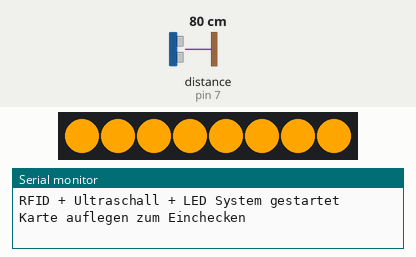
This sketch was run on a simulated Arduino Uno, built with avr-gcc and run on an emulated ATmega328P. On the bench: 8 RGB LEDs in strip order, left to right, the last lines printed to the serial monitor. Wiring (inferred from the names in the program): ultrasonic range finder: trigger pin 6; echo pin 7. The inputs (shaded band) are chosen by the test bench; at power-on: distance to the obstacle (sensor on pin 7) 80 cm. The echo pulse lasts 58.3 µs per cm.

Above: at 1.2 s.
1.3 s: distance to the obstacle (sensor on pin 7) set to 54 cm
4.3 s: distance to the obstacle (sensor on pin 7) set to 45 cm
At 5.2 s:
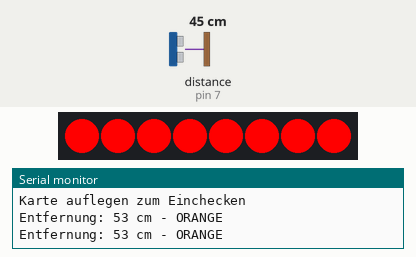
5.8 s: distance to the obstacle (sensor on pin 7) set to 120 cm
At 7.0 s:
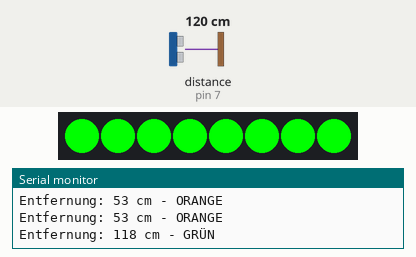
8.9 s: distance to the obstacle (sensor on pin 7) set to 60 cm
At 10.1 s:
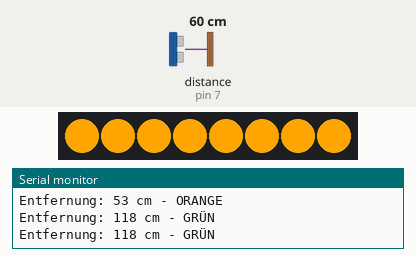
10.4 s: distance to the obstacle (sensor on pin 7) set to 250 cm
At 11.4 s:
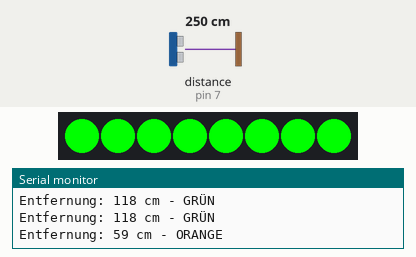
Timing chart, 0 to 12.9 s (numbered marks = the images above; inputs shaded):
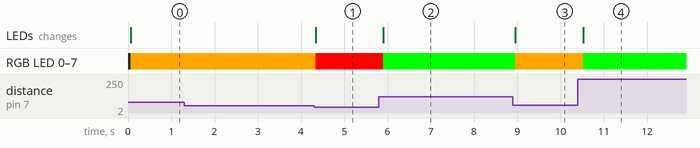

Measured:
- the behaviour switches between 51 and 50 cm on distance to the obstacle (sensor on pin 7) (found by bisection; images 0 and 1)
- after the input at 4.3 s, RGB LED 0–7: RGB(255, 165, 0) → RGB(255, 0, 0) after 0.05 s; the LEDs: change after 0.05 s (image 1)
- after the input at 5.8 s, RGB LED 0–7: RGB(255, 0, 0) → RGB(0, 255, 0) after 0.10 s; the LEDs: change after 0.10 s (image 2)
- after the input at 8.9 s, RGB LED 0–7: RGB(0, 255, 0) → RGB(255, 165, 0) after 0.05 s; the LEDs: change after 0.05 s (image 3)
- after the input at 10.4 s, RGB LED 0–7: RGB(255, 165, 0) → RGB(0, 255, 0) after 0.12 s; the LEDs: change after 0.12 s (image 4)

The sketch:

Programm.ino
```cpp
#include <SPI.h>
#include <MFRC522.h>
#include <Adafruit_NeoPixel.h>

// RFID Pins
#define SS_PIN 10
#define RST_PIN 9

// Ultraschall Pins
#define TRIG_PIN 6
#define ECHO_PIN 7

// LED-Leiste
#define LED_PIN 8
#define NUM_LEDS 8  // 8 LEDs auf deiner Leiste

MFRC522 mfrc522(SS_PIN, RST_PIN);
Adafruit_NeoPixel strip(NUM_LEDS, LED_PIN, NEO_GRB + NEO_KHZ800);

unsigned long cooldownStart = 0;
const unsigned long cooldownTime = 15000; // 15 Sekunden
bool cooldownActive = false;

void setup() {
  Serial.begin(9600);
  while (!Serial);

  // RFID Setup
  SPI.begin();
  mfrc522.PCD_Init();

  // Ultraschall Setup
  pinMode(TRIG_PIN, OUTPUT);
  pinMode(ECHO_PIN, INPUT);

  // LED-Leiste Setup
  strip.begin();
  strip.show(); // Alle LEDs aus

  Serial.println(F("RFID + Ultraschall + LED System gestartet"));
  Serial.println(F("Karte auflegen zum Einchecken"));
}

void loop() {
  // Ultraschall-Messung (läuft immer)
  long distance = measureDistance();
  updateLEDs(distance);

  // RFID Code (wie vorher)
  if (cooldownActive) {
    unsigned long elapsed = millis() - cooldownStart;
    unsigned long remaining = cooldownTime - elapsed;

    static unsigned long lastPrint = 0;
    if (millis() - lastPrint >= 1000) {
      lastPrint = millis();
      Serial.print(F("Cooldown aktiv: "));
      Serial.print(remaining / 1000);
      Serial.println(F(" Sekunden verbleibend"));
    }

    if (elapsed >= cooldownTime) {
      cooldownActive = false;
      Serial.println(F("Cooldown vorbei - neue Karten können gescannt werden."));
    }
    return;
  } else {

    if (!mfrc522.PICC_IsNewCardPresent()) return;
    if (!mfrc522.PICC_ReadCardSerial()) return;

    String uid = "";
    for (byte i = 0; i < mfrc522.uid.size; i++) {
      if (mfrc522.uid.uidByte[i] < 0x10) uid += "0";
      uid += String(mfrc522.uid.uidByte[i], HEX);
    }
    uid.toUpperCase();

    Serial.print(F("Karte erkannt! UID: "));
    Serial.println(uid);

    cooldownStart = millis();
    cooldownActive = true;

    mfrc522.PICC_HaltA();
    mfrc522.PCD_StopCrypto1();
  }
}

long measureDistance() {
  digitalWrite(TRIG_PIN, LOW);
  delayMicroseconds(2);
  digitalWrite(TRIG_PIN, HIGH);
  delayMicroseconds(10);
  digitalWrite(TRIG_PIN, LOW);

  long duration = pulseIn(ECHO_PIN, HIGH);
  long distance = duration * 0.034 / 2;

  return distance;
}

void updateLEDs(long distance) {
  uint32_t color;

  if (distance > 100) {          // > 1m = GRÜN
    color = strip.Color(0, 255, 0);
  }
  else if (distance >= 50) {     // 50cm - 1m = ORANGE
    color = strip.Color(255, 165, 0);
  }
  else {                         // < 50cm = ROT
    color = strip.Color(255, 0, 0);
  }

  // Alle 8 LEDs auf die Farbe setzen
  for(int i = 0; i < 8; i++) {
    strip.setPixelColor(i, color);
  }
  strip.show();

  // Debug-Ausgabe nur alle 2 Sekunden
  static unsigned long lastDistancePrint = 0;
  if (millis() - lastDistancePrint >= 2000) {
    lastDistancePrint = millis();
    Serial.print(F("Entfernung: "));
    Serial.print(distance);
    Serial.print(F(" cm - "));
    if (distance > 100) Serial.println(F("GRÜN"));
    else if (distance >= 50) Serial.println(F("ORANGE"));
    else Serial.println(F("ROT"));
  }

  delay(100); // Kleine Pause zwischen Messungen
}
```
